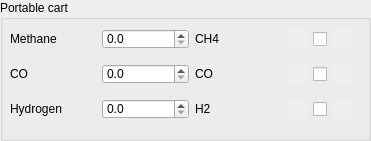
      <widget class="QGroupBox" name="groupBox_4">
       <property name="geometry">
        <rect>
         <x>0</x>
         <y>630</y>
         <width>371</width>
         <height>141</height>
        </rect>
       </property>
       <property name="title">
        <string>Portable cart</string>
       </property>
       <widget class="QWidget" name="gridLayoutWidget_7">
        <property name="geometry">
         <rect>
          <x>10</x>
          <y>20</y>
          <width>343</width>
          <height>111</height>
         </rect>
        </property>
        <layout class="QGridLayout" name="gridLayout_8">
         <item row="2" column="4">
          <widget class="QCheckBox" name="checkBox_cart_vlv3">
           <property name="enabled">
            <bool>true</bool>
           </property>
           <property name="sizePolicy">
            <sizepolicy hsizetype="Fixed" vsizetype="Fixed">
             <horstretch>0</horstretch>
             <verstretch>0</verstretch>
            </sizepolicy>
           </property>
           <property name="maximumSize">
            <size>
             <width>16777215</width>
             <height>20</height>
            </size>
           </property>
           <property name="text">
            <string/>
           </property>
          </widget>
         </item>
         <item row="0" column="3">
          <widget class="QLabel" name="label_cart_mfc1_status">
           <property name="minimumSize">
            <size>
             <width>20</width>
             <height>20</height>
            </size>
           </property>
           <property name="maximumSize">
            <size>
             <width>20</width>
             <height>20</height>
            </size>
           </property>
           <property name="autoFillBackground">
            <bool>true</bool>
           </property>
           <property name="text">
            <string/>
           </property>
          </widget>
         </item>
         <item row="1" column="0">
          <widget class="QLabel" name="label_2">
           <property name="maximumSize">
            <size>
             <width>16777215</width>
             <height>20</height>
            </size>
           </property>
           <property name="text">
            <string>CO</string>
           </property>
          </widget>
         </item>
         <item row="1" column="2">
          <widget class="QLabel" name="spinBox_cart_mfc2_rb">
           <property name="text">
            <string>CO</string>
           </property>
          </widget>
         </item>
         <item row="2" column="3">
          <widget class="QLabel" name="label_cart_mfc3_status">
           <property name="minimumSize">
            <size>
             <width>20</width>
             <height>20</height>
            </size>
           </property>
           <property name="maximumSize">
            <size>
             <width>20</width>
             <height>20</height>
            </size>
           </property>
           <property name="autoFillBackground">
            <bool>true</bool>
           </property>
           <property name="text">
            <string/>
           </property>
          </widget>
         </item>
         <item row="0" column="2">
          <widget class="QLabel" name="spinBox_cart_mfc1_rb">
           <property name="text">
            <string>CH4</string>
           </property>
          </widget>
         </item>
         <item row="2" column="2">
          <widget class="QLabel" name="spinBox_cart_mfc3_rb">
           <property name="text">
            <string>H2</string>
           </property>
          </widget>
         </item>
         <item row="0" column="0">
          <widget class="QLabel" name="label_3">
           <property name="maximumSize">
            <size>
             <width>16777215</width>
             <height>20</height>
            </size>
           </property>
           <property name="text">
            <string>Methane</string>
           </property>
          </widget>
         </item>
         <item row="1" column="1">
          <widget class="QDoubleSpinBox" name="spinBox_cart_mfc2_sp">
           <property name="maximumSize">
            <size>
             <width>16777215</width>
             <height>20</height>
            </size>
           </property>
           <property name="decimals">
            <number>1</number>
           </property>
          </widget>
         </item>
         <item row="0" column="1">
          <widget class="QDoubleSpinBox" name="spinBox_cart_mfc1_sp">
           <property name="maximumSize">
            <size>
             <width>150</width>
             <height>20</height>
            </size>
           </property>
           <property name="decimals">
            <number>1</number>
           </property>
          </widget>
         </item>
         <item row="0" column="4">
          <widget class="QCheckBox" name="checkBox_cart_vlv1">
           <property name="enabled">
            <bool>true</bool>
           </property>
           <property name="sizePolicy">
            <sizepolicy hsizetype="Fixed" vsizetype="Fixed">
             <horstretch>0</horstretch>
             <verstretch>0</verstretch>
            </sizepolicy>
           </property>
           <property name="maximumSize">
            <size>
             <width>16777215</width>
             <height>20</height>
            </size>
           </property>
           <property name="text">
            <string/>
           </property>
          </widget>
         </item>
         <item row="1" column="4">
          <widget class="QCheckBox" name="checkBox_cart_vlv2">
           <property name="enabled">
            <bool>true</bool>
           </property>
           <property name="sizePolicy">
            <sizepolicy hsizetype="Fixed" vsizetype="Fixed">
             <horstretch>0</horstretch>
             <verstretch>0</verstretch>
            </sizepolicy>
           </property>
           <property name="maximumSize">
            <size>
             <width>16777215</width>
             <height>20</height>
            </size>
           </property>
           <property name="text">
            <string/>
           </property>
          </widget>
         </item>
         <item row="2" column="0">
          <widget class="QLabel" name="label">
           <property name="maximumSize">
            <size>
             <width>16777215</width>
             <height>20</height>
            </size>
           </property>
           <property name="text">
            <string>Hydrogen</string>
           </property>
          </widget>
         </item>
         <item row="2" column="1">
          <widget class="QDoubleSpinBox" name="spinBox_cart_mfc3_sp">
           <property name="maximumSize">
            <size>
             <width>16777215</width>
             <height>20</height>
            </size>
           </property>
           <property name="decimals">
            <number>1</number>
           </property>
          </widget>
         </item>
         <item row="1" column="3">
          <widget class="QLabel" name="label_cart_mfc2_status">
           <property name="minimumSize">
            <size>
             <width>20</width>
             <height>20</height>
            </size>
           </property>
           <property name="maximumSize">
            <size>
             <width>20</width>
             <height>20</height>
            </size>
           </property>
           <property name="autoFillBackground">
            <bool>true</bool>
           </property>
           <property name="text">
            <string/>
           </property>
          </widget>
         </item>
         <item row="0" column="5">
          <widget class="QLabel" name="label_cart_vlv1_status">
           <property name="minimumSize">
            <size>
             <width>20</width>
             <height>20</height>
            </size>
           </property>
           <property name="maximumSize">
            <size>
             <width>20</width>
             <height>20</height>
            </size>
           </property>
           <property name="autoFillBackground">
            <bool>true</bool>
           </property>
           <property name="text">
            <string/>
           </property>
          </widget>
         </item>
         <item row="1" column="5">
          <widget class="QLabel" name="label_cart_vlv2_status">
           <property name="minimumSize">
            <size>
             <width>20</width>
             <height>20</height>
            </size>
           </property>
           <property name="maximumSize">
            <size>
             <width>20</width>
             <height>20</height>
            </size>
           </property>
           <property name="autoFillBackground">
            <bool>true</bool>
           </property>
           <property name="text">
            <string/>
           </property>
          </widget>
         </item>
         <item row="2" column="5">
          <widget class="QLabel" name="label_cart_vlv3_status">
           <property name="minimumSize">
            <size>
             <width>20</width>
             <height>20</height>
            </size>
           </property>
           <property name="maximumSize">
            <size>
             <width>20</width>
             <height>20</height>
            </size>
           </property>
           <property name="autoFillBackground">
            <bool>true</bool>
           </property>
           <property name="text">
            <string/>
           </property>
          </widget>
         </item>
        </layout>
       </widget>
      </widget>
